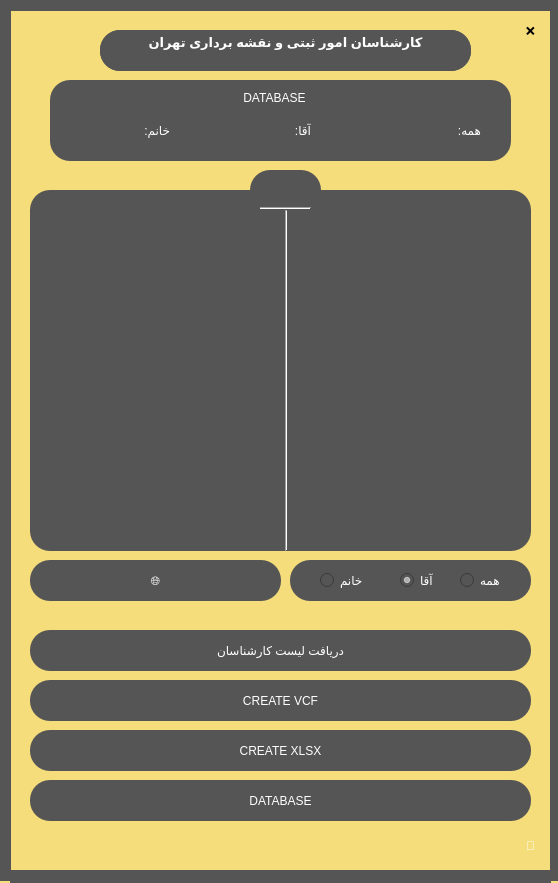
<?xml version="1.0" encoding="UTF-8"?>
<ui version="4.0">
 <class>MainWindow</class>
 <widget class="QMainWindow" name="MainWindow">
  <property name="geometry">
   <rect>
    <x>0</x>
    <y>0</y>
    <width>558</width>
    <height>883</height>
   </rect>
  </property>
  <property name="windowTitle">
   <string>MainWindow</string>
  </property>
  <property name="styleSheet">
   <string notr="true"/>
  </property>
  <widget class="QWidget" name="centralwidget">
   <property name="styleSheet">
    <string notr="true">QWidget#centralwidget{background-color: rgb(245, 221, 123)}</string>
   </property>
   <widget class="QRadioButton" name="RADIO_WOMEN">
    <property name="geometry">
     <rect>
      <x>320</x>
      <y>570</y>
      <width>53</width>
      <height>20</height>
     </rect>
    </property>
    <property name="styleSheet">
     <string notr="true">border-radius: 20px;
background-color:qlineargradient(spread:pad, x1:0, y1:0, x2:1, y2:1, stop:1 rgba(113, 205, 219, 255));
border-radius: 20px;
background-color: rgb(85, 85, 85);
color:rgb(255, 255, 255);
font: 75 10pt &quot;MS Shell Dlg 2&quot;;</string>
    </property>
    <property name="text">
     <string>خانم</string>
    </property>
   </widget>
   <widget class="QRadioButton" name="RADIO_MEN">
    <property name="geometry">
     <rect>
      <x>400</x>
      <y>570</y>
      <width>41</width>
      <height>20</height>
     </rect>
    </property>
    <property name="styleSheet">
     <string notr="true">border-radius: 20px;
background-color:qlineargradient(spread:pad, x1:0, y1:0, x2:1, y2:1, stop:1 rgba(113, 205, 219, 255));
border-radius: 20px;
background-color: rgb(85, 85, 85);
color:rgb(255, 255, 255);
font: 75 10pt &quot;MS Shell Dlg 2&quot;;</string>
    </property>
    <property name="text">
     <string>آقا</string>
    </property>
    <property name="checked">
     <bool>true</bool>
    </property>
   </widget>
   <widget class="QRadioButton" name="RADIO_ALL">
    <property name="enabled">
     <bool>true</bool>
    </property>
    <property name="geometry">
     <rect>
      <x>460</x>
      <y>570</y>
      <width>51</width>
      <height>20</height>
     </rect>
    </property>
    <property name="styleSheet">
     <string notr="true">border-radius: 20px;
background-color:qlineargradient(spread:pad, x1:0, y1:0, x2:1, y2:1, stop:1 rgba(113, 205, 219, 255));
border-radius: 20px;
background-color: rgb(85, 85, 85);
color:rgb(255, 255, 255);
font: 75 10pt &quot;MS Shell Dlg 2&quot;;</string>
    </property>
    <property name="text">
     <string>همه</string>
    </property>
    <property name="checked">
     <bool>false</bool>
    </property>
   </widget>
   <widget class="QToolButton" name="B_CLOSE">
    <property name="geometry">
     <rect>
      <x>510</x>
      <y>10</y>
      <width>41</width>
      <height>41</height>
     </rect>
    </property>
    <property name="styleSheet">
     <string notr="true">border-radius: 20px;

font: 10pt &quot;MS Shell Dlg 2&quot;;</string>
    </property>
    <property name="text">
     <string>❌</string>
    </property>
   </widget>
   <widget class="QTextBrowser" name="TEXT_NUMBERS">
    <property name="geometry">
     <rect>
      <x>30</x>
      <y>190</y>
      <width>261</width>
      <height>361</height>
     </rect>
    </property>
    <property name="font">
     <font>
      <family>MS Shell Dlg 2</family>
      <pointsize>11</pointsize>
      <weight>9</weight>
      <italic>false</italic>
      <bold>false</bold>
     </font>
    </property>
    <property name="styleSheet">
     <string notr="true">border-radius: 20px;
color:rgb(255, 255, 255);
font: 75 11pt &quot;MS Shell Dlg 2&quot;;
background-color: rgb(85, 85, 85);</string>
    </property>
    <property name="frameShape">
     <enum>QFrame::Box</enum>
    </property>
    <property name="frameShadow">
     <enum>QFrame::Sunken</enum>
    </property>
    <property name="verticalScrollBarPolicy">
     <enum>Qt::ScrollBarAlwaysOff</enum>
    </property>
    <property name="horizontalScrollBarPolicy">
     <enum>Qt::ScrollBarAlwaysOff</enum>
    </property>
   </widget>
   <widget class="QTextBrowser" name="TEXT_NAMES">
    <property name="geometry">
     <rect>
      <x>290</x>
      <y>190</y>
      <width>241</width>
      <height>361</height>
     </rect>
    </property>
    <property name="font">
     <font>
      <family>MS Shell Dlg 2</family>
      <pointsize>11</pointsize>
      <weight>9</weight>
      <italic>false</italic>
      <bold>false</bold>
     </font>
    </property>
    <property name="layoutDirection">
     <enum>Qt::LeftToRight</enum>
    </property>
    <property name="styleSheet">
     <string notr="true">border-radius: 20px;
color:rgb(255, 255, 255);
font: 75 11pt &quot;MS Shell Dlg 2&quot;;
background-color: rgb(85, 85, 85);</string>
    </property>
    <property name="frameShape">
     <enum>QFrame::Box</enum>
    </property>
    <property name="verticalScrollBarPolicy">
     <enum>Qt::ScrollBarAlwaysOff</enum>
    </property>
    <property name="horizontalScrollBarPolicy">
     <enum>Qt::ScrollBarAlwaysOff</enum>
    </property>
   </widget>
   <widget class="QPushButton" name="BUTTON_VCF">
    <property name="enabled">
     <bool>true</bool>
    </property>
    <property name="geometry">
     <rect>
      <x>30</x>
      <y>680</y>
      <width>501</width>
      <height>41</height>
     </rect>
    </property>
    <property name="styleSheet">
     <string notr="true">border-radius: 20px;
color:rgb(255, 255, 255);
font: 75 10pt &quot;MS Shell Dlg 2&quot;;
background-color: rgb(85, 85, 85);</string>
    </property>
    <property name="text">
     <string>CREATE VCF</string>
    </property>
   </widget>
   <widget class="QPushButton" name="BUTTON_XLSX">
    <property name="enabled">
     <bool>true</bool>
    </property>
    <property name="geometry">
     <rect>
      <x>30</x>
      <y>730</y>
      <width>501</width>
      <height>41</height>
     </rect>
    </property>
    <property name="styleSheet">
     <string notr="true">border-radius: 20px;
color:rgb(255, 255, 255);
font: 75 10pt &quot;MS Shell Dlg 2&quot;;
background-color: rgb(85, 85, 85);</string>
    </property>
    <property name="text">
     <string>CREATE XLSX</string>
    </property>
   </widget>
   <widget class="QPushButton" name="BUTTON_GET_DATA">
    <property name="enabled">
     <bool>true</bool>
    </property>
    <property name="geometry">
     <rect>
      <x>30</x>
      <y>630</y>
      <width>501</width>
      <height>41</height>
     </rect>
    </property>
    <property name="styleSheet">
     <string notr="true">border-radius: 20px;
color:rgb(255, 255, 255);
font: 75 10pt &quot;MS Shell Dlg 2&quot;;
background-color: rgb(85, 85, 85);</string>
    </property>
    <property name="text">
     <string>دریافت لیست کارشناسان</string>
    </property>
   </widget>
   <widget class="QLabel" name="APP_LABEL">
    <property name="geometry">
     <rect>
      <x>100</x>
      <y>30</y>
      <width>371</width>
      <height>41</height>
     </rect>
    </property>
    <property name="layoutDirection">
     <enum>Qt::LeftToRight</enum>
    </property>
    <property name="styleSheet">
     <string notr="true">border-radius: 20px;
background-color: rgb(85, 85, 85);</string>
    </property>
    <property name="text">
     <string/>
    </property>
   </widget>
   <widget class="QLabel" name="LABEL_RADIO_BUTTON">
    <property name="geometry">
     <rect>
      <x>290</x>
      <y>560</y>
      <width>241</width>
      <height>41</height>
     </rect>
    </property>
    <property name="styleSheet">
     <string notr="true">border-radius: 20px;
background-color: rgb(85, 85, 85);</string>
    </property>
    <property name="text">
     <string/>
    </property>
   </widget>
   <widget class="QPushButton" name="B_DARK_MODE">
    <property name="geometry">
     <rect>
      <x>500</x>
      <y>820</y>
      <width>61</width>
      <height>51</height>
     </rect>
    </property>
    <property name="styleSheet">
     <string notr="true">border-radius: 20px;
color:rgb(255, 255, 255);
font: 75 18pt &quot;MS Shell Dlg 2&quot;;
</string>
    </property>
    <property name="text">
     <string>🌚</string>
    </property>
   </widget>
   <widget class="QPushButton" name="SHOW">
    <property name="geometry">
     <rect>
      <x>250</x>
      <y>170</y>
      <width>71</width>
      <height>41</height>
     </rect>
    </property>
    <property name="styleSheet">
     <string notr="true">border-radius: 20px;
color:rgb(255, 255, 255);
font: 75 10pt &quot;MS Shell Dlg 2&quot;;
background-color: rgb(85, 85, 85);</string>
    </property>
    <property name="text">
     <string/>
    </property>
   </widget>
   <widget class="QPushButton" name="CONNECTION">
    <property name="enabled">
     <bool>false</bool>
    </property>
    <property name="geometry">
     <rect>
      <x>30</x>
      <y>560</y>
      <width>251</width>
      <height>41</height>
     </rect>
    </property>
    <property name="styleSheet">
     <string notr="true">border-radius: 20px;
color:rgb(255, 255, 255);
font: 75 13pt &quot;MS Shell Dlg 2&quot;;
background-color: rgb(85, 85, 85);</string>
    </property>
    <property name="text">
     <string>🌐</string>
    </property>
   </widget>
   <widget class="QPushButton" name="LABEL">
    <property name="geometry">
     <rect>
      <x>270</x>
      <y>530</y>
      <width>51</width>
      <height>21</height>
     </rect>
    </property>
    <property name="styleSheet">
     <string notr="true">border-radius: 20px;
color:rgb(255, 255, 255);
font: 75 10pt &quot;MS Shell Dlg 2&quot;;
background-color: rgb(85, 85, 85);</string>
    </property>
    <property name="text">
     <string/>
    </property>
   </widget>
   <widget class="QLabel" name="BORDER_2">
    <property name="geometry">
     <rect>
      <x>550</x>
      <y>0</y>
      <width>21</width>
      <height>881</height>
     </rect>
    </property>
    <property name="styleSheet">
     <string notr="true">background-color: rgb(85, 85, 85);</string>
    </property>
    <property name="text">
     <string/>
    </property>
   </widget>
   <widget class="QLabel" name="BORDER_4">
    <property name="geometry">
     <rect>
      <x>-10</x>
      <y>0</y>
      <width>21</width>
      <height>881</height>
     </rect>
    </property>
    <property name="styleSheet">
     <string notr="true">background-color: rgb(85, 85, 85);</string>
    </property>
    <property name="text">
     <string/>
    </property>
   </widget>
   <widget class="QLabel" name="BORDER_3">
    <property name="geometry">
     <rect>
      <x>10</x>
      <y>870</y>
      <width>541</width>
      <height>16</height>
     </rect>
    </property>
    <property name="styleSheet">
     <string notr="true">background-color: rgb(85, 85, 85);</string>
    </property>
    <property name="text">
     <string/>
    </property>
   </widget>
   <widget class="QLabel" name="BORDER_1">
    <property name="geometry">
     <rect>
      <x>10</x>
      <y>-10</y>
      <width>541</width>
      <height>21</height>
     </rect>
    </property>
    <property name="styleSheet">
     <string notr="true">background-color: rgb(85, 85, 85);</string>
    </property>
    <property name="text">
     <string/>
    </property>
   </widget>
   <widget class="QTextEdit" name="textEdit">
    <property name="geometry">
     <rect>
      <x>100</x>
      <y>30</y>
      <width>371</width>
      <height>41</height>
     </rect>
    </property>
    <property name="sizePolicy">
     <sizepolicy hsizetype="Fixed" vsizetype="Ignored">
      <horstretch>0</horstretch>
      <verstretch>0</verstretch>
     </sizepolicy>
    </property>
    <property name="styleSheet">
     <string notr="true">border-radius: 20px;
border-radius: 20px;
background-color: rgb(85, 85, 85);
color:rgb(255, 255, 255);
font: 75 10pt &quot;MS Shell Dlg 2&quot;;</string>
    </property>
    <property name="html">
     <string>&lt;!DOCTYPE HTML PUBLIC &quot;-//W3C//DTD HTML 4.0//EN&quot; &quot;http://www.w3.org/TR/REC-html40/strict.dtd&quot;&gt;
&lt;html&gt;&lt;head&gt;&lt;meta name=&quot;qrichtext&quot; content=&quot;1&quot; /&gt;&lt;style type=&quot;text/css&quot;&gt;
p, li { white-space: pre-wrap; }
&lt;/style&gt;&lt;/head&gt;&lt;body style=&quot; font-family:'MS Shell Dlg 2'; font-size:10pt; font-weight:72; font-style:normal;&quot;&gt;
&lt;p align=&quot;center&quot; style=&quot; margin-top:0px; margin-bottom:0px; margin-left:0px; margin-right:0px; -qt-block-indent:0; text-indent:0px;&quot;&gt;&lt;span style=&quot; font-weight:600;&quot;&gt;کارشناسان امور ثبتی و نقشه برداری تهران&lt;/span&gt;&lt;/p&gt;&lt;/body&gt;&lt;/html&gt;</string>
    </property>
   </widget>
   <widget class="QLabel" name="APP_LABEL_2">
    <property name="geometry">
     <rect>
      <x>50</x>
      <y>80</y>
      <width>461</width>
      <height>81</height>
     </rect>
    </property>
    <property name="layoutDirection">
     <enum>Qt::LeftToRight</enum>
    </property>
    <property name="styleSheet">
     <string notr="true">border-radius: 20px;
background-color: rgb(85, 85, 85);</string>
    </property>
    <property name="text">
     <string/>
    </property>
   </widget>
   <widget class="QLabel" name="DATABASE">
    <property name="geometry">
     <rect>
      <x>240</x>
      <y>90</y>
      <width>81</width>
      <height>16</height>
     </rect>
    </property>
    <property name="styleSheet">
     <string notr="true">border-radius: 20px;
background-color:qlineargradient(spread:pad, x1:0, y1:0, x2:1, y2:1, stop:1 rgba(113, 205, 219, 255));
border-radius: 20px;
background-color: rgb(85, 85, 85);
color:rgb(255, 255, 255);
font: 75 11pt &quot;MS Shell Dlg 2&quot;;</string>
    </property>
    <property name="text">
     <string> DATABASE</string>
    </property>
   </widget>
   <widget class="QLabel" name="ALL">
    <property name="geometry">
     <rect>
      <x>440</x>
      <y>120</y>
      <width>41</width>
      <height>20</height>
     </rect>
    </property>
    <property name="styleSheet">
     <string notr="true">border-radius: 20px;
background-color:qlineargradient(spread:pad, x1:0, y1:0, x2:1, y2:1, stop:1 rgba(113, 205, 219, 255));
border-radius: 20px;
background-color: rgb(85, 85, 85);
color:rgb(255, 255, 255);
font: 75 11pt &quot;MS Shell Dlg 2&quot;;</string>
    </property>
    <property name="text">
     <string>همه:</string>
    </property>
   </widget>
   <widget class="QLabel" name="MEN">
    <property name="geometry">
     <rect>
      <x>291</x>
      <y>120</y>
      <width>20</width>
      <height>20</height>
     </rect>
    </property>
    <property name="styleSheet">
     <string notr="true">border-radius: 20px;
background-color:qlineargradient(spread:pad, x1:0, y1:0, x2:1, y2:1, stop:1 rgba(113, 205, 219, 255));
border-radius: 20px;
background-color: rgb(85, 85, 85);
color:rgb(255, 255, 255);
font: 75 11pt &quot;MS Shell Dlg 2&quot;;</string>
    </property>
    <property name="text">
     <string>آقا:</string>
    </property>
   </widget>
   <widget class="QLabel" name="WOMEN">
    <property name="geometry">
     <rect>
      <x>139</x>
      <y>120</y>
      <width>31</width>
      <height>20</height>
     </rect>
    </property>
    <property name="styleSheet">
     <string notr="true">border-radius: 20px;
background-color:qlineargradient(spread:pad, x1:0, y1:0, x2:1, y2:1, stop:1 rgba(113, 205, 219, 255));
border-radius: 20px;
background-color: rgb(85, 85, 85);
color:rgb(255, 255, 255);
font: 75 11pt &quot;MS Shell Dlg 2&quot;;</string>
    </property>
    <property name="text">
     <string>خانم:</string>
    </property>
   </widget>
   <widget class="QLabel" name="L_SUM_ALL_COUNT">
    <property name="geometry">
     <rect>
      <x>400</x>
      <y>120</y>
      <width>41</width>
      <height>21</height>
     </rect>
    </property>
    <property name="styleSheet">
     <string notr="true">border-radius: 20px;
background-color:qlineargradient(spread:pad, x1:0, y1:0, x2:1, y2:1, stop:1 rgba(113, 205, 219, 255));
border-radius: 20px;
background-color: rgb(85, 85, 85);
color:rgb(255, 255, 255);
font: 75 11pt &quot;MS Shell Dlg 2&quot;;</string>
    </property>
    <property name="text">
     <string/>
    </property>
   </widget>
   <widget class="QLabel" name="L_SUM_MEN_COUNT">
    <property name="geometry">
     <rect>
      <x>240</x>
      <y>120</y>
      <width>41</width>
      <height>21</height>
     </rect>
    </property>
    <property name="styleSheet">
     <string notr="true">border-radius: 20px;
background-color:qlineargradient(spread:pad, x1:0, y1:0, x2:1, y2:1, stop:1 rgba(113, 205, 219, 255));
border-radius: 20px;
background-color: rgb(85, 85, 85);
color:rgb(255, 255, 255);
font: 75 11pt &quot;MS Shell Dlg 2&quot;;</string>
    </property>
    <property name="text">
     <string/>
    </property>
   </widget>
   <widget class="QLabel" name="L_SUM_WOMEN_COUNT">
    <property name="geometry">
     <rect>
      <x>90</x>
      <y>120</y>
      <width>41</width>
      <height>21</height>
     </rect>
    </property>
    <property name="styleSheet">
     <string notr="true">border-radius: 20px;
background-color:qlineargradient(spread:pad, x1:0, y1:0, x2:1, y2:1, stop:1 rgba(113, 205, 219, 255));
border-radius: 20px;
background-color: rgb(85, 85, 85);
color:rgb(255, 255, 255);
font: 75 11pt &quot;MS Shell Dlg 2&quot;;</string>
    </property>
    <property name="text">
     <string/>
    </property>
   </widget>
   <widget class="QPushButton" name="BUTTON_WINDOW_2">
    <property name="geometry">
     <rect>
      <x>30</x>
      <y>780</y>
      <width>501</width>
      <height>41</height>
     </rect>
    </property>
    <property name="styleSheet">
     <string notr="true">border-radius: 20px;
color:rgb(255, 255, 255);
font: 75 10pt &quot;MS Shell Dlg 2&quot;;
background-color: rgb(85, 85, 85);</string>
    </property>
    <property name="text">
     <string>DATABASE</string>
    </property>
   </widget>
   <widget class="Line" name="line_2">
    <property name="geometry">
     <rect>
      <x>276</x>
      <y>210</y>
      <width>20</width>
      <height>341</height>
     </rect>
    </property>
    <property name="styleSheet">
     <string notr="true"/>
    </property>
    <property name="orientation">
     <enum>Qt::Vertical</enum>
    </property>
   </widget>
   <widget class="Line" name="line_3">
    <property name="geometry">
     <rect>
      <x>260</x>
      <y>200</y>
      <width>51</width>
      <height>16</height>
     </rect>
    </property>
    <property name="orientation">
     <enum>Qt::Horizontal</enum>
    </property>
   </widget>
   <zorder>BUTTON_WINDOW_2</zorder>
   <zorder>APP_LABEL</zorder>
   <zorder>LABEL</zorder>
   <zorder>TEXT_NAMES</zorder>
   <zorder>LABEL_RADIO_BUTTON</zorder>
   <zorder>RADIO_WOMEN</zorder>
   <zorder>RADIO_MEN</zorder>
   <zorder>B_CLOSE</zorder>
   <zorder>TEXT_NUMBERS</zorder>
   <zorder>BUTTON_VCF</zorder>
   <zorder>BUTTON_XLSX</zorder>
   <zorder>BUTTON_GET_DATA</zorder>
   <zorder>RADIO_ALL</zorder>
   <zorder>B_DARK_MODE</zorder>
   <zorder>CONNECTION</zorder>
   <zorder>BORDER_2</zorder>
   <zorder>BORDER_4</zorder>
   <zorder>BORDER_3</zorder>
   <zorder>BORDER_1</zorder>
   <zorder>textEdit</zorder>
   <zorder>SHOW</zorder>
   <zorder>APP_LABEL_2</zorder>
   <zorder>DATABASE</zorder>
   <zorder>ALL</zorder>
   <zorder>MEN</zorder>
   <zorder>WOMEN</zorder>
   <zorder>L_SUM_ALL_COUNT</zorder>
   <zorder>L_SUM_MEN_COUNT</zorder>
   <zorder>L_SUM_WOMEN_COUNT</zorder>
   <zorder>line_2</zorder>
   <zorder>line_3</zorder>
  </widget>
 </widget>
 <resources/>
 <connections/>
</ui>
